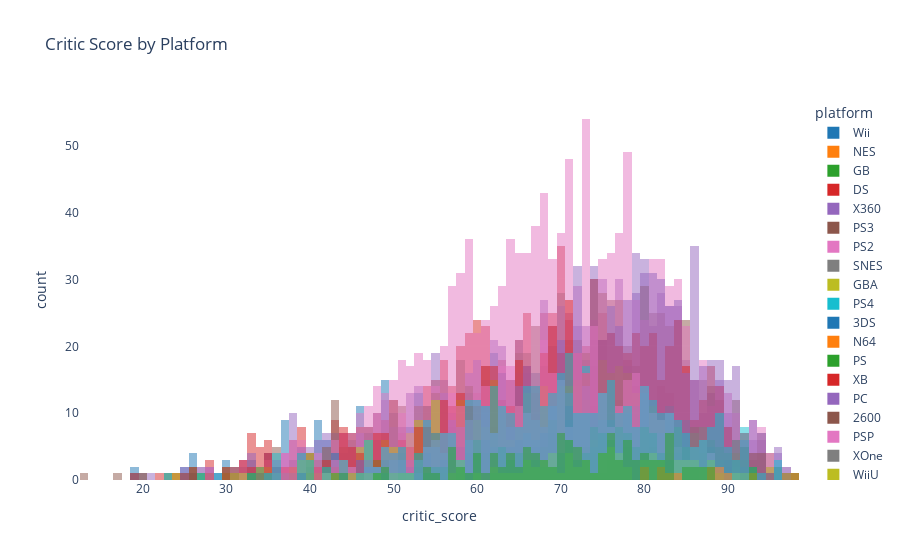

Notebook source saved alongside this figure:
### Code cell
cs_hist = px.histogram(vg, x='critic_score', color='platform', barmode='overlay',
                       title='Critic Score by Platform',
                       color_discrete_sequence=px.colors.qualitative.D3)

cs_hist.update_layout({
    'plot_bgcolor':'rgba(0, 0, 0, 0)',
    'paper_bgcolor':'rgba(0, 0, 0, 0)'
})

cs_hist.show()

### Figure 1 — Plotly figure (JSON) as saved in the notebook; plotly's stock layout.template omitted (floating-point values rounded to 4 significant figures; data arrays with more than 128 entries replaced by an {"elided": "..."} marker saying what was removed)
{"data": [{"alignmentgroup": "True", "bingroup": "x", "hovertemplate": "platform=Wii<br>critic_score=%{x}<br>count=%{y}<extra></extra>", "legendgroup": "Wii", "marker": {"color": "#1F77B4", "opacity": 0.5, "pattern": {"shape": ""}}, "name": "Wii", "offsetgroup": "Wii", "orientation": "v", "showlegend": true, "type": "histogram", "x": {"elided": "1320 int values"}, "xaxis": "x", "yaxis": "y"}, {"alignmentgroup": "True", "bingroup": "x", "hovertemplate": "platform=NES<br>critic_score=%{x}<br>count=%{y}<extra></extra>", "legendgroup": "NES", "marker": {"color": "#FF7F0E", "opacity": 0.5, "pattern": {"shape": ""}}, "name": "NES", "offsetgroup": "NES", "orientation": "v", "showlegend": true, "type": "histogram", "x": [null, null, null, null, null, null, null, null, null, null, null, null, null, null, null, null, null, null, null, null, null, null, null, null, null, null, null, null, null, null, null, null, null, null, null, null, null, null, null, null, null, null, null, null, null, null, null, null, null, null, null, null, null, null, null, null, null, null, null, null, null, null, null, null, null, null, null, null, null, null, null, null, null, null, null, null, null, null, null, null, null, null, null, null, null, null, null, null, null, null, null, null, null, null, null, null, null, null], "xaxis": "x", "yaxis": "y"}, {"alignmentgroup": "True", "bingroup": "x", "hovertemplate": "platform=GB<br>critic_score=%{x}<br>count=%{y}<extra></extra>", "legendgroup": "GB", "marker": {"color": "#2CA02C", "opacity": 0.5, "pattern": {"shape": ""}}, "name": "GB", "offsetgroup": "GB", "orientation": "v", "showlegend": true, "type": "histogram", "x": [null, null, null, null, null, null, null, null, null, null, null, null, null, null, null, null, null, null, null, null, null, null, null, null, null, null, null, null, null, null, null, null, null, null, null, null, null, null, null, null, null, null, null, null, null, null, null, null, null, null, null, null, null, null, null, null, null, null, null, null, null, null, null, null, null, null, null, null, null, null, null, null, null, null, null, null, null, null, null, null, null, null, null, null, null, null, null, null, null, null, null, null, null, null, null, null, null, null], "xaxis": "x", "yaxis": "y"}, {"alignmentgroup": "True", "bingroup": "x", "hovertemplate": "platform=DS<br>critic_score=%{x}<br>count=%{y}<extra></extra>", "legendgroup": "DS", "marker": {"color": "#D62728", "opacity": 0.5, "pattern": {"shape": ""}}, "name": "DS", "offsetgroup": "DS", "orientation": "v", "showlegend": true, "type": "histogram", "x": {"elided": "2151 int values"}, "xaxis": "x", "yaxis": "y"}, {"alignmentgroup": "True", "bingroup": "x", "hovertemplate": "platform=X360<br>critic_score=%{x}<br>count=%{y}<extra></extra>", "legendgroup": "X360", "marker": {"color": "#9467BD", "opacity": 0.5, "pattern": {"shape": ""}}, "name": "X360", "offsetgroup": "X360", "orientation": "v", "showlegend": true, "type": "histogram", "x": {"elided": "1262 int values"}, "xaxis": "x", "yaxis": "y"}, {"alignmentgroup": "True", "bingroup": "x", "hovertemplate": "platform=PS3<br>critic_score=%{x}<br>count=%{y}<extra></extra>", "legendgroup": "PS3", "marker": {"color": "#8C564B", "opacity": 0.5, "pattern": {"shape": ""}}, "name": "PS3", "offsetgroup": "PS3", "orientation": "v", "showlegend": true, "type": "histogram", "x": {"elided": "1331 int values"}, "xaxis": "x", "yaxis": "y"}, {"alignmentgroup": "True", "bingroup": "x", "hovertemplate": "platform=PS2<br>critic_score=%{x}<br>count=%{y}<extra></extra>", "legendgroup": "PS2", "marker": {"color": "#E377C2", "opacity": 0.5, "pattern": {"shape": ""}}, "name": "PS2", "offsetgroup": "PS2", "orientation": "v", "showlegend": true, "type": "histogram", "x": {"elided": "2161 int values"}, "xaxis": "x", "yaxis": "y"}, {"alignmentgroup": "True", "bingroup": "x", "hovertemplate": "platform=SNES<br>critic_score=%{x}<br>count=%{y}<extra></extra>", "legendgroup": "SNES", "marker": {"color": "#7F7F7F", "opacity": 0.5, "pattern": {"shape": ""}}, "name": "SNES", "offsetgroup": "SNES", "orientation": "v", "showlegend": true, "type": "histogram", "x": {"elided": "239 null values"}, "xaxis": "x", "yaxis": "y"}, {"alignmentgroup": "True", "bingroup": "x", "hovertemplate": "platform=GBA<br>critic_score=%{x}<br>count=%{y}<extra></extra>", "legendgroup": "GBA", "marker": {"color": "#BCBD22", "opacity": 0.5, "pattern": {"shape": ""}}, "name": "GBA", "offsetgroup": "GBA", "orientation": "v", "showlegend": true, "type": "histogram", "x": {"elided": "822 int values"}, "xaxis": "x", "yaxis": "y"}, {"alignmentgroup": "True", "bingroup": "x", "hovertemplate": "platform=PS4<br>critic_score=%{x}<br>count=%{y}<extra></extra>", "legendgroup": "PS4", "marker": {"color": "#17BECF", "opacity": 0.5, "pattern": {"shape": ""}}, "name": "PS4", "offsetgroup": "PS4", "orientation": "v", "showlegend": true, "type": "histogram", "x": {"elided": "392 int values"}, "xaxis": "x", "yaxis": "y"}, {"alignmentgroup": "True", "bingroup": "x", "hovertemplate": "platform=3DS<br>critic_score=%{x}<br>count=%{y}<extra></extra>", "legendgroup": "3DS", "marker": {"color": "#1F77B4", "opacity": 0.5, "pattern": {"shape": ""}}, "name": "3DS", "offsetgroup": "3DS", "orientation": "v", "showlegend": true, "type": "histogram", "x": {"elided": "520 int values"}, "xaxis": "x", "yaxis": "y"}, {"alignmentgroup": "True", "bingroup": "x", "hovertemplate": "platform=N64<br>critic_score=%{x}<br>count=%{y}<extra></extra>", "legendgroup": "N64", "marker": {"color": "#FF7F0E", "opacity": 0.5, "pattern": {"shape": ""}}, "name": "N64", "offsetgroup": "N64", "orientation": "v", "showlegend": true, "type": "histogram", "x": {"elided": "319 null values"}, "xaxis": "x", "yaxis": "y"}, {"alignmentgroup": "True", "bingroup": "x", "hovertemplate": "platform=PS<br>critic_score=%{x}<br>count=%{y}<extra></extra>", "legendgroup": "PS", "marker": {"color": "#2CA02C", "opacity": 0.5, "pattern": {"shape": ""}}, "name": "PS", "offsetgroup": "PS", "orientation": "v", "showlegend": true, "type": "histogram", "x": {"elided": "1197 int values"}, "xaxis": "x", "yaxis": "y"}, {"alignmentgroup": "True", "bingroup": "x", "hovertemplate": "platform=XB<br>critic_score=%{x}<br>count=%{y}<extra></extra>", "legendgroup": "XB", "marker": {"color": "#D62728", "opacity": 0.5, "pattern": {"shape": ""}}, "name": "XB", "offsetgroup": "XB", "orientation": "v", "showlegend": true, "type": "histogram", "x": {"elided": "824 int values"}, "xaxis": "x", "yaxis": "y"}, {"alignmentgroup": "True", "bingroup": "x", "hovertemplate": "platform=PC<br>critic_score=%{x}<br>count=%{y}<extra></extra>", "legendgroup": "PC", "marker": {"color": "#9467BD", "opacity": 0.5, "pattern": {"shape": ""}}, "name": "PC", "offsetgroup": "PC", "orientation": "v", "showlegend": true, "type": "histogram", "x": {"elided": "974 int values"}, "xaxis": "x", "yaxis": "y"}, {"alignmentgroup": "True", "bingroup": "x", "hovertemplate": "platform=2600<br>critic_score=%{x}<br>count=%{y}<extra></extra>", "legendgroup": "2600", "marker": {"color": "#8C564B", "opacity": 0.5, "pattern": {"shape": ""}}, "name": "2600", "offsetgroup": "2600", "orientation": "v", "showlegend": true, "type": "histogram", "x": {"elided": "133 null values"}, "xaxis": "x", "yaxis": "y"}, {"alignmentgroup": "True", "bingroup": "x", "hovertemplate": "platform=PSP<br>critic_score=%{x}<br>count=%{y}<extra></extra>", "legendgroup": "PSP", "marker": {"color": "#E377C2", "opacity": 0.5, "pattern": {"shape": ""}}, "name": "PSP", "offsetgroup": "PSP", "orientation": "v", "showlegend": true, "type": "histogram", "x": {"elided": "1209 int values"}, "xaxis": "x", "yaxis": "y"}, {"alignmentgroup": "True", "bingroup": "x", "hovertemplate": "platform=XOne<br>critic_score=%{x}<br>count=%{y}<extra></extra>", "legendgroup": "XOne", "marker": {"color": "#7F7F7F", "opacity": 0.5, "pattern": {"shape": ""}}, "name": "XOne", "offsetgroup": "XOne", "orientation": "v", "showlegend": true, "type": "histogram", "x": {"elided": "247 int values"}, "xaxis": "x", "yaxis": "y"}, {"alignmentgroup": "True", "bingroup": "x", "hovertemplate": "platform=WiiU<br>critic_score=%{x}<br>count=%{y}<extra></extra>", "legendgroup": "WiiU", "marker": {"color": "#BCBD22", "opacity": 0.5, "pattern": {"shape": ""}}, "name": "WiiU", "offsetgroup": "WiiU", "orientation": "v", "showlegend": true, "type": "histogram", "x": {"elided": "147 int values"}, "xaxis": "x", "yaxis": "y"}, {"alignmentgroup": "True", "bingroup": "x", "hovertemplate": "platform=GC<br>critic_score=%{x}<br>count=%{y}<extra></extra>", "legendgroup": "GC", "marker": {"color": "#17BECF", "opacity": 0.5, "pattern": {"shape": ""}}, "name": "GC", "offsetgroup": "GC", "orientation": "v", "showlegend": true, "type": "histogram", "x": {"elided": "556 int values"}, "xaxis": "x", "yaxis": "y"}, {"alignmentgroup": "True", "bingroup": "x", "hovertemplate": "platform=GEN<br>critic_score=%{x}<br>count=%{y}<extra></extra>", "legendgroup": "GEN", "marker": {"color": "#1F77B4", "opacity": 0.5, "pattern": {"shape": ""}}, "name": "GEN", "offsetgroup": "GEN", "orientation": "v", "showlegend": true, "type": "histogram", "x": [null, null, null, null, null, null, null, null, null, null, null, null, null, null, null, null, null, null, null, null, null, null, null, null, null, null, null, null, null], "xaxis": "x", "yaxis": "y"}, {"alignmentgroup": "True", "bingroup": "x", "hovertemplate": "platform=DC<br>critic_score=%{x}<br>count=%{y}<extra></extra>", "legendgroup": "DC", "marker": {"color": "#FF7F0E", "opacity": 0.5, "pattern": {"shape": ""}}, "name": "DC", "offsetgroup": "DC", "orientation": "v", "showlegend": true, "type": "histogram", "x": [null, null, null, 88, null, 97, 82, null, null, null, 98, null, null, null, null, null, 80, 89, 90, 80, null, null, 88, null, null, null, 84, null, 89, null, null, null, null, null, 93, null, null, null, null, null, 82, null, null, null, null, 83, null, null, null, null, null, null], "xaxis": "x", "yaxis": "y"}, {"alignmentgroup": "True", "bingroup": "x", "hovertemplate": "platform=PSV<br>critic_score=%{x}<br>count=%{y}<extra></extra>", "legendgroup": "PSV", "marker": {"color": "#2CA02C", "opacity": 0.5, "pattern": {"shape": ""}}, "name": "PSV", "offsetgroup": "PSV", "orientation": "v", "showlegend": true, "type": "histogram", "x": {"elided": "430 int values"}, "xaxis": "x", "yaxis": "y"}, {"alignmentgroup": "True", "bingroup": "x", "hovertemplate": "platform=SAT<br>critic_score=%{x}<br>count=%{y}<extra></extra>", "legendgroup": "SAT", "marker": {"color": "#D62728", "opacity": 0.5, "pattern": {"shape": ""}}, "name": "SAT", "offsetgroup": "SAT", "orientation": "v", "showlegend": true, "type": "histogram", "x": {"elided": "173 null values"}, "xaxis": "x", "yaxis": "y"}, {"alignmentgroup": "True", "bingroup": "x", "hovertemplate": "platform=SCD<br>critic_score=%{x}<br>count=%{y}<extra></extra>", "legendgroup": "SCD", "marker": {"color": "#9467BD", "opacity": 0.5, "pattern": {"shape": ""}}, "name": "SCD", "offsetgroup": "SCD", "orientation": "v", "showlegend": true, "type": "histogram", "x": [null, null, null, null, null, null], "xaxis": "x", "yaxis": "y"}, {"alignmentgroup": "True", "bingroup": "x", "hovertemplate": "platform=WS<br>critic_score=%{x}<br>count=%{y}<extra></extra>", "legendgroup": "WS", "marker": {"color": "#8C564B", "opacity": 0.5, "pattern": {"shape": ""}}, "name": "WS", "offsetgroup": "WS", "orientation": "v", "showlegend": true, "type": "histogram", "x": [null, null, null, null, null, null], "xaxis": "x", "yaxis": "y"}, {"alignmentgroup": "True", "bingroup": "x", "hovertemplate": "platform=NG<br>critic_score=%{x}<br>count=%{y}<extra></extra>", "legendgroup": "NG", "marker": {"color": "#E377C2", "opacity": 0.5, "pattern": {"shape": ""}}, "name": "NG", "offsetgroup": "NG", "orientation": "v", "showlegend": true, "type": "histogram", "x": [null, null, null, null, null, null, null, null, null, null, null, null], "xaxis": "x", "yaxis": "y"}, {"alignmentgroup": "True", "bingroup": "x", "hovertemplate": "platform=TG16<br>critic_score=%{x}<br>count=%{y}<extra></extra>", "legendgroup": "TG16", "marker": {"color": "#7F7F7F", "opacity": 0.5, "pattern": {"shape": ""}}, "name": "TG16", "offsetgroup": "TG16", "orientation": "v", "showlegend": true, "type": "histogram", "x": [null, null], "xaxis": "x", "yaxis": "y"}, {"alignmentgroup": "True", "bingroup": "x", "hovertemplate": "platform=3DO<br>critic_score=%{x}<br>count=%{y}<extra></extra>", "legendgroup": "3DO", "marker": {"color": "#BCBD22", "opacity": 0.5, "pattern": {"shape": ""}}, "name": "3DO", "offsetgroup": "3DO", "orientation": "v", "showlegend": true, "type": "histogram", "x": [null, null, null], "xaxis": "x", "yaxis": "y"}, {"alignmentgroup": "True", "bingroup": "x", "hovertemplate": "platform=GG<br>critic_score=%{x}<br>count=%{y}<extra></extra>", "legendgroup": "GG", "marker": {"color": "#17BECF", "opacity": 0.5, "pattern": {"shape": ""}}, "name": "GG", "offsetgroup": "GG", "orientation": "v", "showlegend": true, "type": "histogram", "x": [null], "xaxis": "x", "yaxis": "y"}, {"alignmentgroup": "True", "bingroup": "x", "hovertemplate": "platform=PCFX<br>critic_score=%{x}<br>count=%{y}<extra></extra>", "legendgroup": "PCFX", "marker": {"color": "#1F77B4", "opacity": 0.5, "pattern": {"shape": ""}}, "name": "PCFX", "offsetgroup": "PCFX", "orientation": "v", "showlegend": true, "type": "histogram", "x": [null], "xaxis": "x", "yaxis": "y"}], "layout": {"barmode": "overlay", "legend": {"title": {"text": "platform"}, "tracegroupgap": 0}, "paper_bgcolor": "rgba(0, 0, 0, 0)", "plot_bgcolor": "rgba(0, 0, 0, 0)", "title": {"text": "Critic Score by Platform"}, "xaxis": {"anchor": "y", "domain": [0, 1], "title": {"text": "critic_score"}}, "yaxis": {"anchor": "x", "domain": [0, 1], "title": {"text": "count"}}}}
